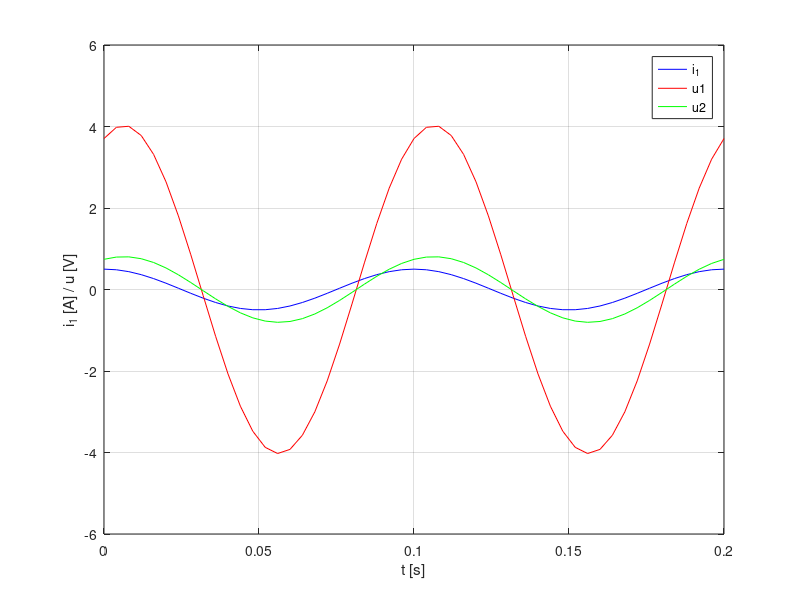

The MATLAB script that drew this image:
%% Tensions aux bornes des bobines dans négliser la résistance des fils
clear; clc; close all;

%% Variables
x = [2]*1e-3; % m
mu0 = 4* pi * 1e-7;
mur = 400; % -
a = 12e-3; % m
n1 = 500; % -
n2 = 100; % -

R1_40 = 7.41; % ohm

tmax = 0.2; % s
Imax = 0.5; % A
f = 10; % Hz
omega = 2*pi*f;

t = linspace(0, tmax, 51);

i1 = Imax * cos(omega*t);

di = Imax * omega * sin(omega*t);

%% formulas
getLambdaCste = @(x) 5*mu0*mur*a^2./(17*a+2*mur*x);

getL11 = @(x) n1^2*getLambdaCste(x);

getU1 = @(x) R1_40 * i1 + getL11(x) * di;
getU2 = @(x) n2/n1*getU1(x);

%% u1 et u2
u1x2 = getU1(x(1));
u2x2 = getU2(x(1));

%% plot
figure();
plot(t, i1, 'b'); hold on;
plot(t, u1x2, 'r-');
plot(t, u2x2, 'g-');
hold off;
grid on;
xlabel('t [s]');
ylabel('i_1 [A] / u [V]');
legend('i_1', 'u1', 'u2');
